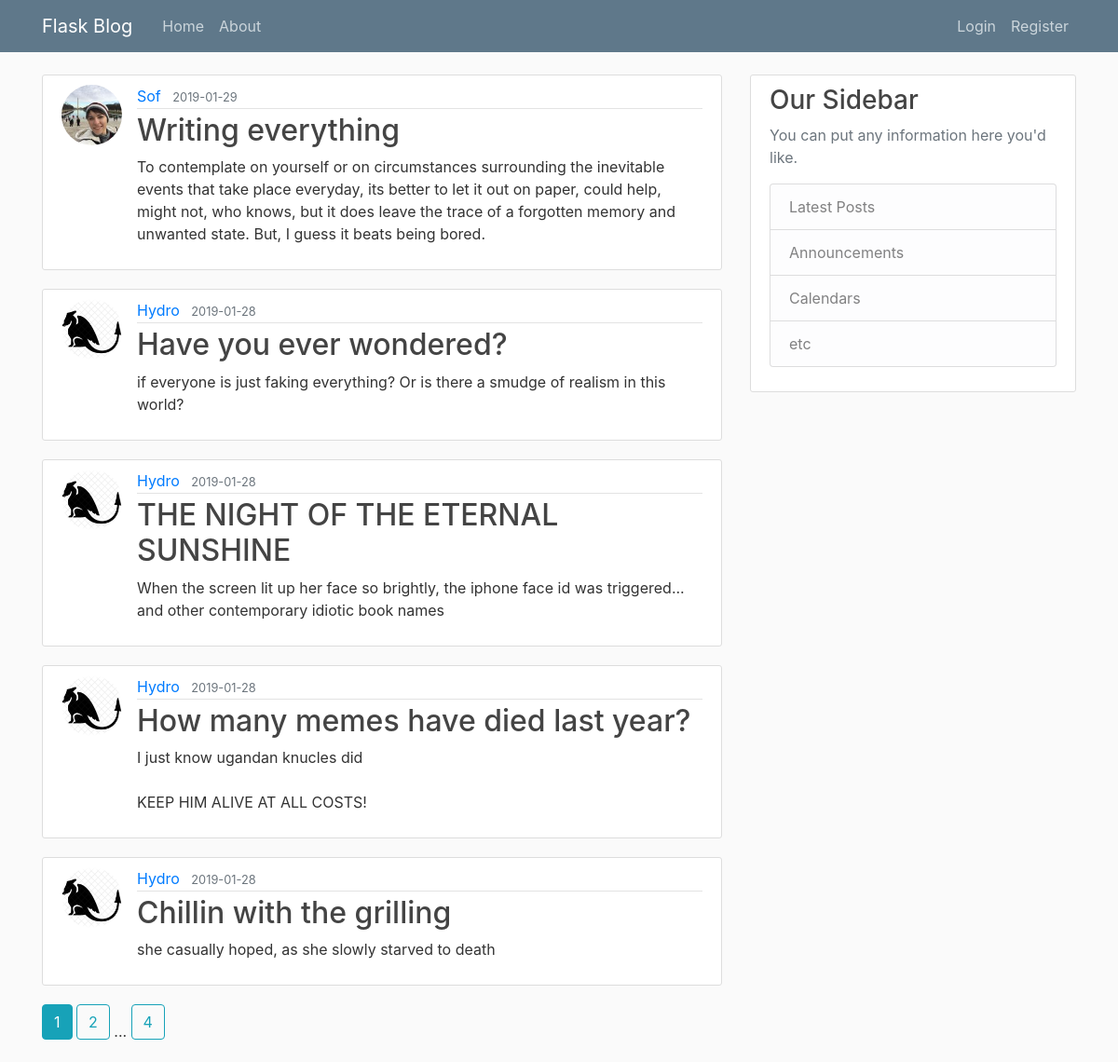
The page /home on the database its author committed.
### flaskblog/models.py (models this page shows, shortened)
class Post(db.Model):
    id = db.Column(db.Integer, primary_key=True)
    title = db.Column(db.String(100), nullable=False)
    date_posted = db.Column(db.DateTime, nullable=False, default=datetime.utcnow)
    content = db.Column(db.Text, nullable=False)
    user_id = db.Column(db.Integer, db.ForeignKey('user.id'), nullable=False)

class User(db.Model, UserMixin):
    id = db.Column(db.Integer, primary_key=True)
    username = db.Column(db.String(20), unique=True, nullable=False)
    email = db.Column(db.String(120), unique=True, nullable=False)
    image_file = db.Column(db.String(20), nullable=False, default='default2.jpg')
    password = db.Column(db.String(60), nullable=False)
    posts = db.relationship('Post', backref='author', lazy=True)

### flaskblog/main/routes.py (the view)
@main.route("/")
@main.route("/home")
def home():
    page = request.args.get('page', 1, type=int) #get value from URL
    posts = Post.query.order_by(Post.date_posted.desc()).paginate(per_page=5)
    return render_template('home.html', posts=posts)

### flaskblog/templates/home.html
{% extends "layout.html" %}
{% block content %}
    {% for post in posts.items %}
    <article class="media content-section">
      <img class="rounded-circle article-img" src="{{ url_for('static', filename='profile_pics/' + post.author.image_file) }}">
      <div class="media-body">
        <div class="article-metadata">
          <a class="mr-2" href="{{ url_for('users.user_posts', username=post.author.username) }}">{{ post.author.username }}</a>
          <small class="text-muted">{{ post.date_posted.strftime('%Y-%m-%d') }}</small>
        </div>
        <h2><a class="article-title" href="{{ url_for('posts.post', post_id=post.id) }}">{{ post.title }}</a></h2>
        <p class="article-content">{{ post.content }}</p>
      </div>
    </article>
    {% endfor %}
    {% for page_num in posts.iter_pages(left_edge=1, right_edge=1, left_current=1, right_current=2) %}
      {% if page_num %}
        {% if posts.page == page_num %}
          <a class="btn btn-info mb-4" href="{{ url_for('main.home', page=page_num) }}"> {{ page_num }} </a>
        {% else %}
          <a class="btn btn-outline-info mb-4" href="{{ url_for('main.home', page=page_num) }}"> {{ page_num }} </a>
        {% endif %}
      {% else %}
        ...
      {% endif %}
    {% endfor %}
{% endblock content %}

### flaskblog/templates/layout.html (shortened to what this page needs)
<!DOCTYPE html>
<html>
<head>
    <link rel="stylesheet" href="https://maxcdn.bootstrapcdn.com/bootstrap/4.0.0/css/bootstrap.min.css">
    <link rel="stylesheet" type="text/css" href="{{ url_for('static', filename='main.css') }}">
</head>
<body>
    <header class="site-header">
      <nav class="navbar navbar-expand-md navbar-dark bg-steel fixed-top">
        <div class="container">
          <a class="navbar-brand mr-4" href="/">Flask Blog</a>
          <div class="collapse navbar-collapse" id="navbarToggle">
            <div class="navbar-nav mr-auto">
              <a class="nav-item nav-link" href="{{ url_for('main.home') }}">Home</a>
              <a class="nav-item nav-link" href="{{ url_for('main.about') }}">About</a>
            </div>
            <div class="navbar-nav">
              {% if current_user.is_authenticated %}
                <a class="nav-item nav-link" href="{{ url_for('posts.new_post') }}">New Post</a>
                <a class="nav-item nav-link" href="{{ url_for('users.account') }}">Account</a>
                <a class="nav-item nav-link" href="{{ url_for('users.logout') }}">Logout</a>
              {% else %}
                <a class="nav-item nav-link" href="{{ url_for('users.login') }}">Login</a>
                <a class="nav-item nav-link" href="{{ url_for('users.register') }}">Register</a>
              {% endif %}
            </div>
          </div>
        </div>
      </nav>
    </header>
    <main role="main" class="container">
      <div class="row">
        <div class="col-md-8">
          {% block content %}{% endblock %}
        </div>
        <div class="col-md-4">
          <div class="content-section">
            <h3>Our Sidebar</h3>
            <p class='text-muted'>You can put any information here you'd like.
              <ul class="list-group">
                <li class="list-group-item list-group-item-light">Latest Posts</li>
                <li class="list-group-item list-group-item-light">Announcements</li>
                <li class="list-group-item list-group-item-light">Calendars</li>
                <li class="list-group-item list-group-item-light">etc</li>
              </ul>
            </p>
          </div>
        </div>
      </div>
    </main>
</body>
</html>

### flaskblog/static/main.css (style rules this page uses)
body { background: #fafafa; color: #333333; margin-top: 5rem; }
h1, h2, h3, h4, h5, h6 { color: #444444; }
.bg-steel { background-color: #5f788a; }
.site-header .navbar-nav .nav-link { color: #cbd5db; }
.content-section { background: #ffffff; padding: 10px 20px; border: 1px solid #dddddd; border-radius: 3px; margin-bottom: 20px; }
.article-title { color: #444444; }
.article-content { white-space: pre-line; }
.article-img { height: 65px; width: 65px; margin-right: 16px; }
.article-metadata { padding-bottom: 1px; margin-bottom: 4px; border-bottom: 1px solid #e3e3e3 }

### rows shown on the page
Post: image_file (picture), author.username "Sof", date_posted "2019-01-29", title "Writing everything", content "To contemplate on yourself or on circumstances surrounding the inevitable events that take place everyday, its better to let it out on paper, could help, might not, who knows, but it does leave the trace of a forgotten memory and unwanted state. But, I guess it beats being bored."
Post: image_file (picture), author.username "Hydro", date_posted "2019-01-28", title "Have you ever wondered?", content "if everyone is just faking everything? Or is there a smudge of realism in this world?"
Post: image_file (picture), author.username "Hydro", date_posted "2019-01-28", title "THE NIGHT OF THE ETERNAL SUNSHINE", content "When the screen lit up her face so brightly, the iphone face id was triggered... and other contemporary idiotic book names"
Post: image_file (picture), author.username "Hydro", date_posted "2019-01-28", title "How many memes have died last year?", content "I just know ugandan knucles did KEEP HIM ALIVE AT ALL COSTS!"
Post: image_file (picture), author.username "Hydro", date_posted "2019-01-28", title "Chillin with the grilling", content "she casually hoped, as she slowly starved to death"

### other values the page prints
{{ page_num }} "1"
{{ page_num }} "2" "4"
